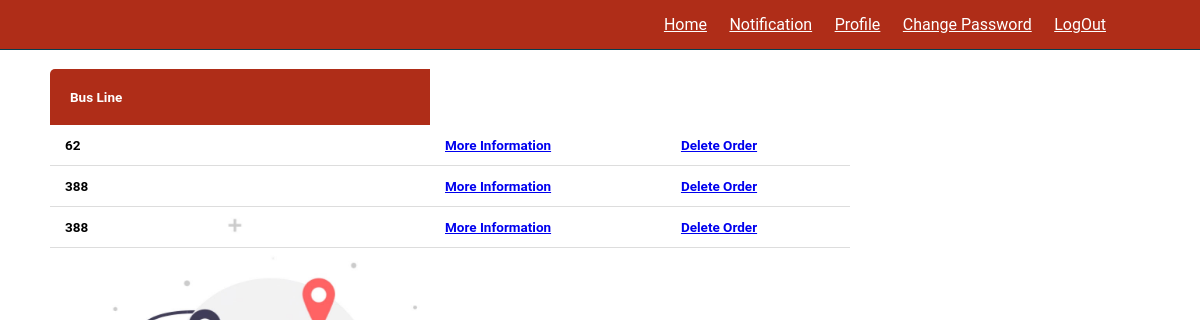
Page /PMyTrip/ (signed in) on the earlier database version.
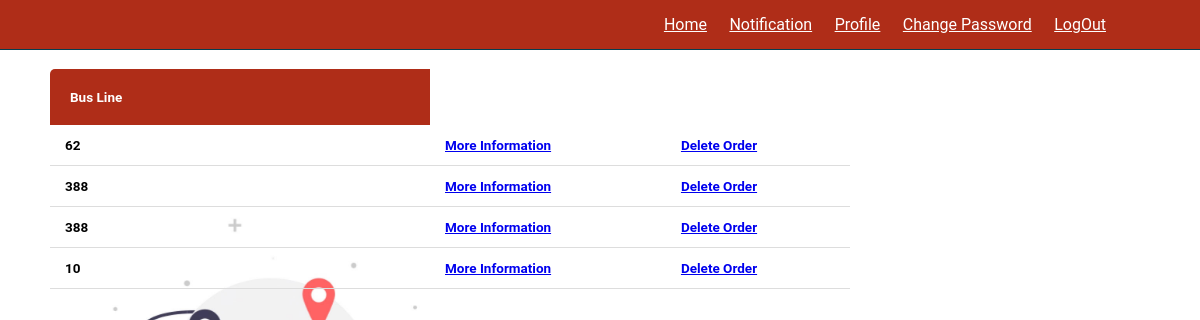
Same page on the later database version.
### project/models.py (models this page shows)
class Trip(models.Model):
    username=models.CharField(max_length=100,default='')
    To=models.CharField(max_length=100,default='')
    From=models.CharField(max_length=100,default='')
    BusLine=models.CharField(max_length=100,default='')
    Driver=models.CharField(max_length=100,default='')
    DateTime=models.DateTimeField()
    class Meta:
        db_table = 'Trips'

### project/views.py (the view)
# urls.py: path('PMyTrip/',views.PMyTrip,name="PMyTrip"),
def PMyTrip(request):
    trips= Trip.objects.filter(username=request.user.username)
    return render(request,'project/PMyTrip.html',{'trips':trips})

### project/templates/project/PMyTrip.html (shortened to what this page needs)
{% load static %}
<!DOCTYPE html>
<html lang="en">
    <head>
    </head>
<body  style="background-image:url('{% static 'img/unnamed.jpg' %}'); background-repeat: no-repeat; background-size:100%;">
    <br>
    <br>
        <table class="content-table">
    <thead>
      <br>
    <br>
      <tr>
       <th> <h2>Bus Line</h2></th>
      </tr>
    </thead>
    {% for trip in trips%}
    <tr>
       <td>
        <h2>{{trip.BusLine}}</h2>
      </td>
      <td>
      <h2><a href="/PassenegrTripInfo/{{trip.id}}" class="btn btn-danger" > More Information </a></h2>
      </td>
      <td>
        <h2><a href="/DeleteOrder/{{trip.id}}" class="btn btn-danger" > Delete Order </a></h2>
        </td>
      </tr>
      {% endfor %}
  </table>
    <form action="" method="POST">
        <header class="header">
            <nav class="navbar">
                <a href="/PassengerHomePage">Home</a>
                <a href="/PassengerNotification">Notification</a>
                <a href="{% url 'PassengerProfile' user.id %}">Profile</a>
                <a href="{% url 'PassengerPassword' user.id %}">Change Password</a>
                <a href="/logoutUser">LogOut</a>
            </nav>
        </header>
    </body>
</html>

Differences in the rows shown:
added Trip: BusLine "10"
